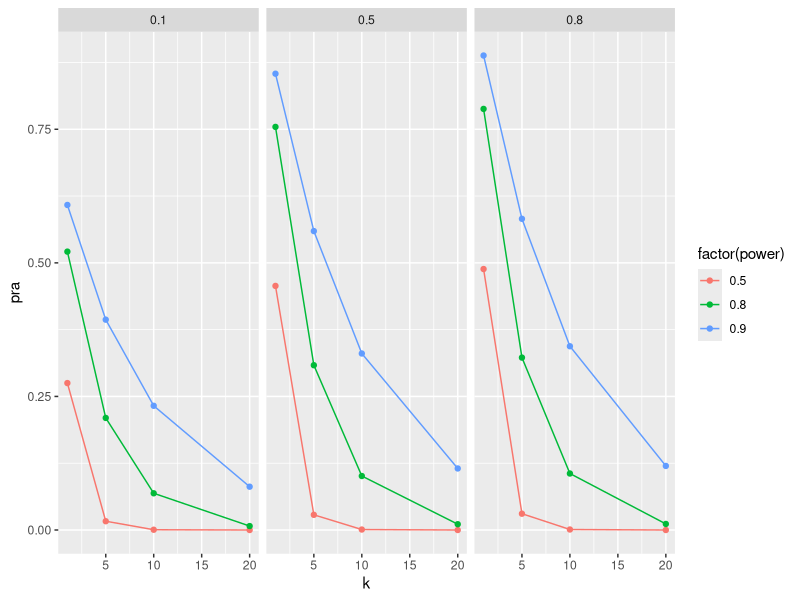

Generate this figure with R:
pra <- function(k = 1, pi, power, alpha){
    p <- k + 1
    num <- (pi * power^p + (1 - pi) * alpha * (alpha/2)^k)
    den <- pi * power + (1 - pi) * alpha
    num / den
}

ss <- expand.grid(
    pi = c(0.1, 0.5, 0.8),
    power = c(0.5, 0.8, 0.9),
    k = c(1, 5, 10, 20)
)

ss$pra <- with(ss, pra(k, pi, power, alpha = 0.05))




library(ggplot2)

ggplot(ss, aes(x = k, y = pra, color = factor(power))) +
    geom_point() +
    facet_wrap(~pi) +
    geom_line()







